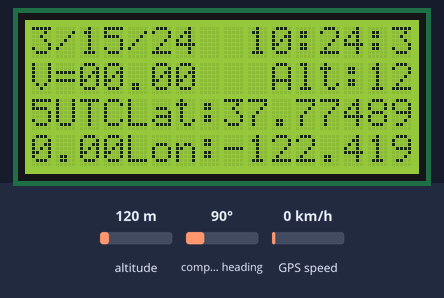
This sketch was run on a simulated Arduino Mega 2560, built with avr-gcc and run on an emulated ATmega2560. On the bench: 16×4 character LCD. The inputs (shaded band) are chosen by the test bench; at power-on: altitude 120 m, GPS speed 0 km/h, compass heading 90°. The GPS gets a fix after 3 s at 37.7749, -122.4194 with 8 satellites; what the sketch prints to the serial monitor is not drawn.

Above: at 5.4 s.
5.5 s: altitude set to 20 m
At 8.6 s:
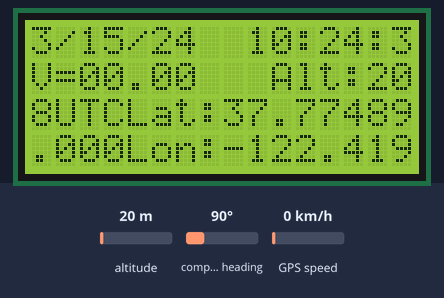
8.7 s: GPS speed set to 2 km/h
At 11.6 s:
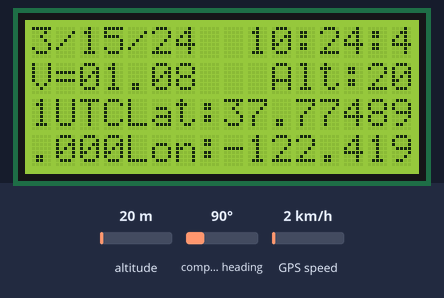
11.7 s: altitude set to 250 m
At 14.6 s:
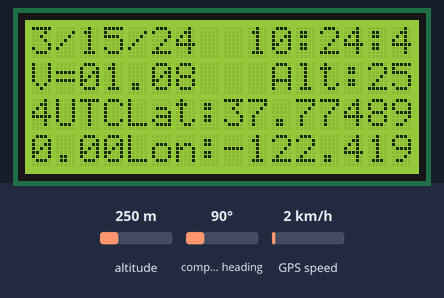
14.7 s: GPS speed set to 30 km/h
At 17.0 s:
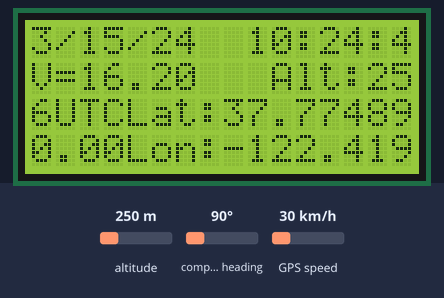
Timing chart, 0 to 18.5 s (numbered marks = the images above; inputs shaded):
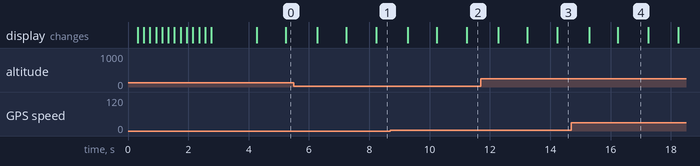

Measured:
- what the display in image 4 shows lasts 1.0 s, from 16.2 s to 17.2 s

The sketch:

gps_lcd_due_fmt.ino
```cpp
// dezldog
// Playing with my gps and LCD
// some code mine, some code borrowed from Adafruit.
//

#include "Adafruit_GPS.h"
#include "Adafruit_LiquidCrystal.h"

// Set GPSECHO to 'false' to turn off echoing the GPS data to the Serial console
// Set to 'true' if you want to debug and listen to the raw GPS sentences.
#define GPSECHO  false

// Format serial output for humans or computers
// Humans = 0 computers = 1
#define serialFormat  1

// Create LCD object
Adafruit_LiquidCrystal lcd(0);

#define gpsSerial Serial1

Adafruit_GPS GPS(&gpsSerial);

// Variables for formatting
int hours = 0;
int minutes = 0;
int seconds = 0;
int sats = 0;
float velocity = 0;

//Other variables
uint32_t timer = millis();
int GPSBaud = 9600;

void setup()
{
  // Start gps
  Serial.begin(115200);
  GPS.begin(GPSBaud);
  gpsSerial.begin (GPSBaud);
  GPS.sendCommand(PMTK_SET_NMEA_OUTPUT_RMCGGA);
  GPS.sendCommand(PMTK_SET_NMEA_UPDATE_5HZ);
  GPS.sendCommand(PGCMD_ANTENNA);

  // Setup LCD and print a fun message
  lcd.begin(16, 4);
  lcd.print("Welcome to Dezldog");
  lcd.setCursor(0, 1);
  lcd.print("Start-Up Complete");
  lcd.setCursor(0, 2);
  lcd.print("Version 19FEB16.1");
  lcd.setCursor(0, 3);
  for (int x = 0; x < 20; x++)
  {
    lcd.setCursor(x, 3);
    lcd.print("0");
    delay(200);
    lcd.setCursor(x - 1, 3);
    lcd.print(" ");
  }
  lcd.clear();

  // Setup labels so they don't have to written every update
  lcd.setCursor(0, 1);
  lcd.print("V=");
  lcd.setCursor(10, 1);
  lcd.print("Alt:");
  lcd.setCursor(0, 2);
  lcd.print("Lat:");
  lcd.setCursor(14, 2);
  lcd.print("Sat:");
  lcd.setCursor(0, 3);
  lcd.print("Lon:");

}

void loop()
{

    char c = GPS.read();

    // if you want to debug, this is a good time to do it!
    if (GPSECHO)
      if (c) Serial.print(c);

  if (GPS.newNMEAreceived())
    {
    if (!GPS.parse(GPS.lastNMEA()))   // this also sets the newNMEAreceived() flag to false
      return;  // we can fail to parse a sentence in which case we should just wait for another
    }

  // if millis() or timer wraps around, we'll just reset it
  if (timer > millis())  timer = millis();

  // approximately every 1 seconds or so, print out the current stats
  if (millis() - timer > 1000)
    {
    timer = millis(); // reset the timer

    //write to the LCD
    displayLcd();

    // send serial
    writeToSerial();
    }
}

void displayLcd()
{
  //Where to we print the date?
  lcd.setCursor(0, 0);
  lcd.print(GPS.month);
  lcd.print("/");
  lcd.print(GPS.day);
  lcd.print("/");
  lcd.print(GPS.year);

  // Where are we ging to show the time?
  lcd.setCursor(9, 0);
  hours = GPS.hour;
  if (hours < 10)
    {
    lcd.print("0");
    lcd.print(hours);
    }
  else
    {
    lcd.print(hours);
    }
  lcd.print(':');
  minutes = GPS.minute;
  if (minutes < 10)
    {
    lcd.print("0");
    lcd.print(minutes);
    }
  else
    {
    lcd.print(GPS.minute);
    }
  lcd.print(':');
  seconds = GPS.seconds;
  if (seconds < 10)
    {
    lcd.print("0");
    lcd.print(seconds);
    }
  else
    {
    lcd.print(seconds);
    }
  lcd.print("UTC");

  //Show the velocity
  velocity = GPS.speed;
  lcd.setCursor(2, 1);
  if (velocity < 10 )
    {
    lcd.print("0");
    }
  lcd.print(velocity);

  //Show Altitude
  lcd.setCursor(14, 1);
  lcd.print(GPS.altitude);

  //Display the Latitude
  lcd.setCursor(4, 2);
  lcd.print(GPS.latitudeDegrees, 6);

  // How many satellites are we using?
  lcd.setCursor(18, 2);
  sats = GPS.satellites;
  if (sats < 10)
    {
    lcd.print("0");
    lcd.print(sats);
    }
  else
    {
    lcd.print(sats);
    }

  //Display Longitude
  lcd.setCursor(4, 3);
  lcd.print(GPS.longitudeDegrees, 6);

  //Do we have a fix?
  lcd.setCursor(17, 3);
  if ((int)GPS.fix)
    {
    lcd.print("Fix");
    }
  else
    {
    lcd.print("NFX");
    }
}

void writeToSerial()
  {
    if (serialFormat)
      {
      // The format is
      // hr,min,sec,day,mon,yr,fix,fixqual,lat,long,speed,altitude,satellites
      Serial.print(GPS.hour, DEC); Serial.print(',');
      Serial.print(GPS.minute, DEC); Serial.print(',');
      Serial.print(GPS.seconds, DEC); Serial.print(',');
      Serial.print(GPS.day, DEC); Serial.print(',');
      Serial.print(GPS.month, DEC); Serial.print(",20");
      Serial.print(GPS.year, DEC); Serial.print(',');
      Serial.print((int)GPS.fix); Serial.print(',');
      Serial.println((int)GPS.fixquality); Serial.print(',');
        if (GPS.fix)
          {
            Serial.print(GPS.latitudeDegrees, 6); Serial.print(", ");
            Serial.print(GPS.longitudeDegrees, 6);Serial.print(", ");
            Serial.print(GPS.speed);Serial.print(", ");
            Serial.print(GPS.altitude);Serial.print(", ");
            Serial.print((int)GPS.satellites);Serial.println();
          }
        else
        {
          Serial.println(',,,,');
        }
      }
    else
      {
      Serial.print("\nTime: ");
      Serial.print(GPS.hour, DEC); Serial.print(':');
      Serial.print(GPS.minute, DEC); Serial.print(':');
      Serial.print(GPS.seconds, DEC); Serial.println();
      Serial.print("Date: ");
      Serial.print(GPS.day, DEC); Serial.print('/');
      Serial.print(GPS.month, DEC); Serial.print("/20");
      Serial.println(GPS.year, DEC);
      Serial.print("Fix: "); Serial.print((int)GPS.fix);
      Serial.print(" quality: "); Serial.println((int)GPS.fixquality);
        if (GPS.fix)
          {
            Serial.print("Location: ");
            Serial.print(GPS.latitude, 4); Serial.print(GPS.lat);
            Serial.print(", ");
            Serial.print(GPS.longitude, 4); Serial.println(GPS.lon);
            Serial.print("Location (in degrees.decimals): ");
            Serial.print(GPS.latitudeDegrees, 6);
            Serial.print(", ");
            Serial.println(GPS.longitudeDegrees, 6);
            Serial.print("Speed (knots): "); Serial.println(GPS.speed);
            Serial.print("Altitude: "); Serial.println(GPS.altitude);
            Serial.print("Satellites: "); Serial.println((int)GPS.satellites);
          }
       }
  }
```
